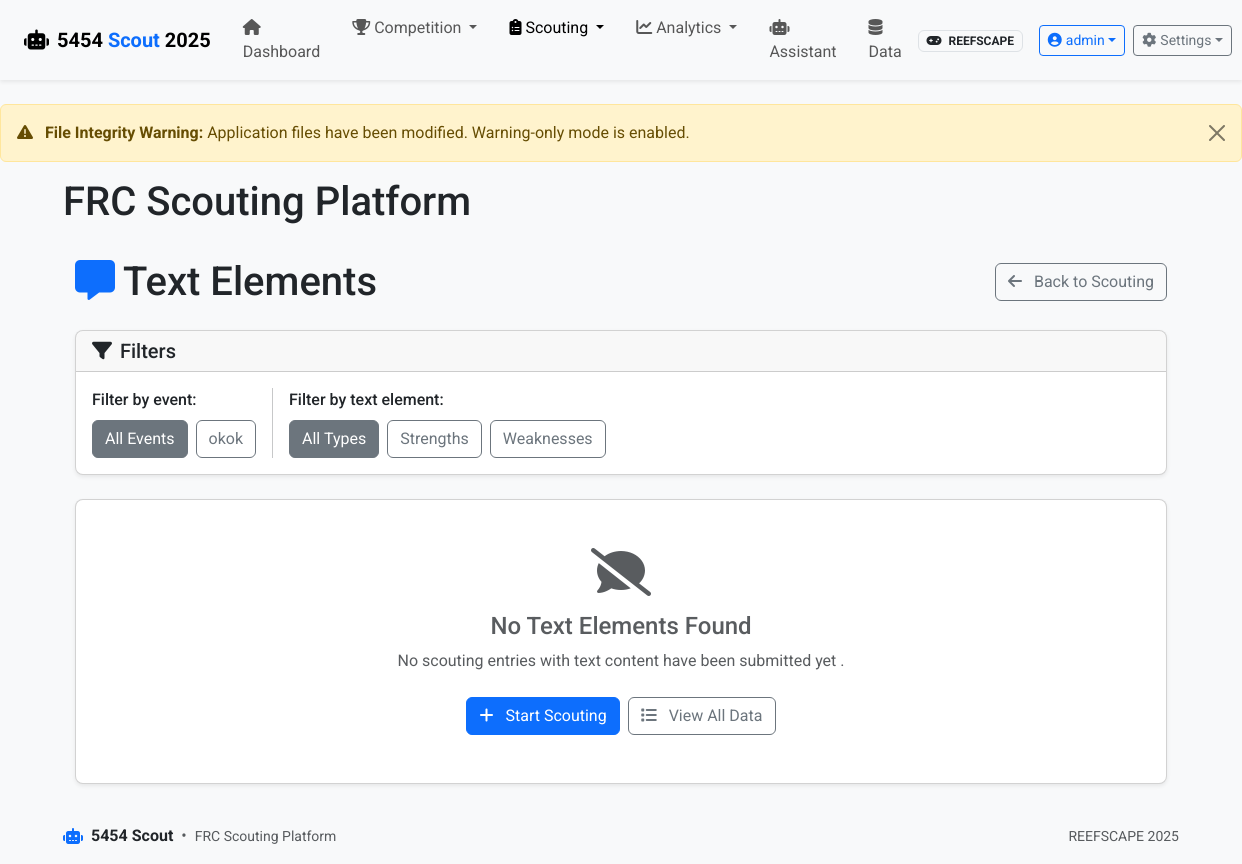
The app's page /scouting/text-elements (signed in), older data.
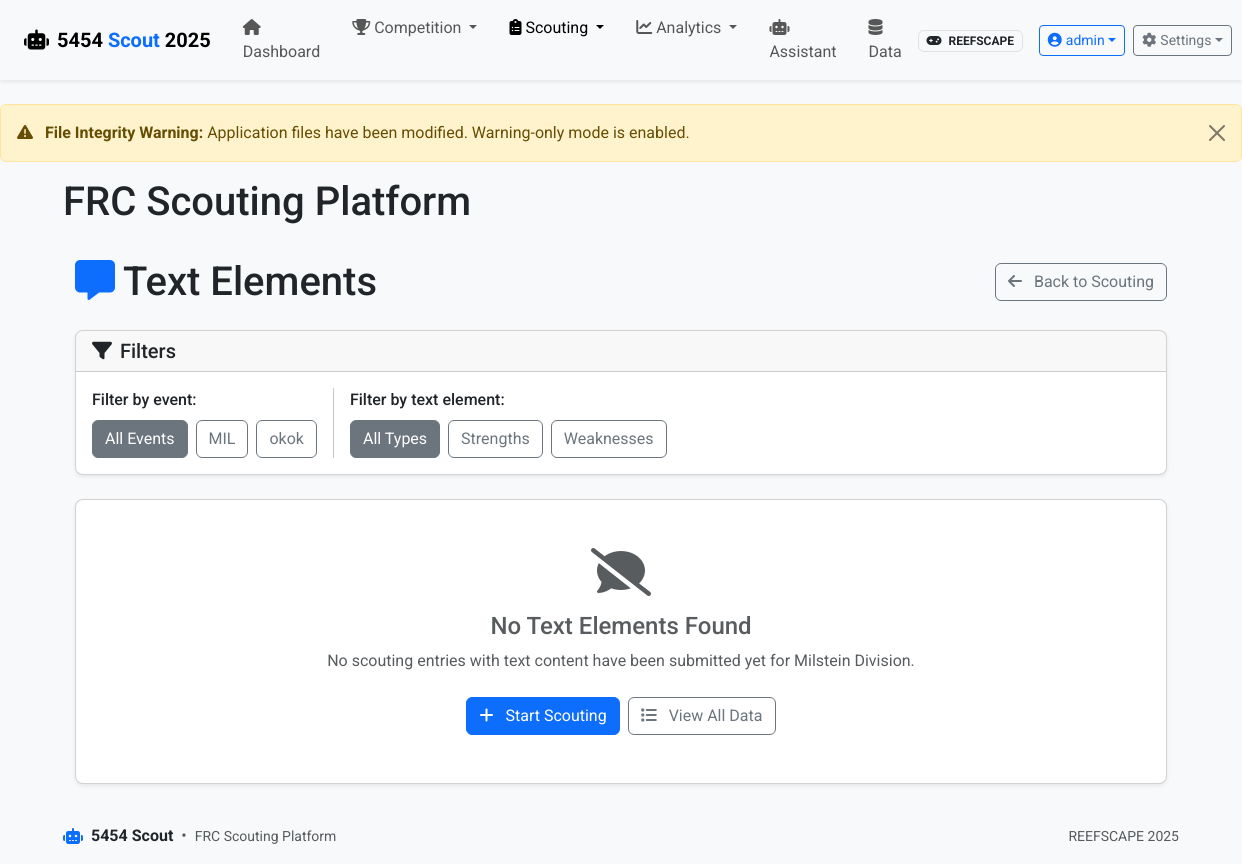
The same page, newer data.
### app/models.py (models this page shows, shortened)
class Event(db.Model):
    id = db.Column(db.Integer, primary_key=True)
    name = db.Column(db.String(100), nullable=False)
    code = db.Column(db.String(20), unique=True)  # Event code like "CALA" or "NYRO"
    location = db.Column(db.String(100))
    start_date = db.Column(db.Date)
    end_date = db.Column(db.Date)
    year = db.Column(db.Integer, nullable=False)
    matches = db.relationship('Match', backref='event', lazy=True)

### app/routes/scouting.py (the view)
@bp.route('/text-elements')
@login_required
def view_text_elements():
    game_config = current_app.config['GAME_CONFIG']
    current_event_code = game_config.get('current_event_code')
    current_event = None
    if current_event_code:
        current_event = Event.query.filter_by(code=current_event_code).first()
    text_elements = game_config.get('post_match', {}).get('text_elements', [])
    if not text_elements:
        flash('No text elements are configured in the game configuration.', 'info')
        return redirect(url_for('scouting.index'))
    query = (ScoutingData.query
             .join(Match)
             .join(Event)
             .join(Team)
             .order_by(ScoutingData.timestamp.desc()))
    if current_event:
        query = query.filter(Event.id == current_event.id)
    all_scouting_data = query.all()
    scouting_entries_with_text = []
    for entry in all_scouting_data:
        has_text_data = False
        text_data = {}
        for element in text_elements:
            element_id = element.get('id')
            if element_id and entry.data.get(element_id):
                value = entry.data.get(element_id, '').strip()
                if value:  # Only include non-empty text
                    text_data[element_id] = value
                    has_text_data = True
        if has_text_data:
            scouting_entries_with_text.append({
                'entry': entry,
                'text_data': text_data
            })
    events = (Event.query
             .join(Match)
             .join(ScoutingData)
             .distinct()
             .order_by(Event.name)
             .all())
    return render_template('scouting/text_elements.html',
                         scouting_entries=scouting_entries_with_text,
                         text_elements=text_elements,
                         events=events,
                         current_event=current_event,
                         game_config=game_config)

### app/models.py (called while the page is built)
    def has_role(self, role_name):
        return any(role.name == role_name for role in self.roles)

    @property
    def data(self):
        return json.loads(self.data_json)

### app/routes/auth.py (called while the page is built)
@bp.app_context_processor
def inject_auth_vars():
    return {
        'current_user': current_user,
        'user_has_role': lambda role: current_user.is_authenticated and current_user.has_role(role)
    }

### run.py (called while the page is built)
@app.before_request
def check_first_run():
    if not User.query.first() and request.path != '/auth/login':
        flash('Database is being initialized. Please wait...', 'info')
        return redirect(url_for('auth.login'))

### app/templates/scouting/text_elements.html (shortened to what the changed rows need)
{% extends "base.html" %}
{% block content %}
<div class="container">
    <div class="d-flex justify-content-between align-items-center mb-4">
        <h1 class="mb-0">
            <i class="fas fa-comment-alt text-primary me-2"></i>Text Elements
        </h1>
    </div>
    <div class="card mb-4">
        <div class="card-body">
            <div class="d-flex flex-wrap gap-3 align-items-center">
                <div>
                    <div class="d-flex gap-2">
                        <button type="button" class="btn btn-outline-secondary event-filter-btn active" data-filter="all">All Events</button>
                        {% for event in events %}
                        <button type="button" class="btn btn-outline-secondary event-filter-btn" data-filter="{{ event.code }}">{{ event.code }}</button>
                        {% endfor %}
                    </div>
                </div>
                <div>
                    <div class="d-flex gap-2">
                        <button type="button" class="btn btn-outline-secondary text-filter-btn active" data-filter="all">All Types</button>
                        {% for element in text_elements %}
                        <button type="button" class="btn btn-outline-secondary text-filter-btn" data-filter="{{ element.id }}">{{ element.name }}</button>
                        {% endfor %}
                    </div>
                </div>
            </div>
        </div>
    </div>
    {% if scouting_entries %}
    <div class="card">
        <div class="card-header bg-primary text-white">
            <h5 class="mb-0">
                <i class="fas fa-list me-2"></i>Text Elements Submitted
                {% if current_event %}
                <span class="badge bg-light text-primary ms-2">{{ current_event.code }}</span>
                {% endif %}
            </h5>
        </div>
        <div class="card-body p-0">
            <div class="table-responsive">
                <table class="table table-hover mb-0">
                    <thead class="table-light">
                        <tr>
                            <th width="120">Team</th>
                            <th width="150">Match</th>
                            <th width="120">Alliance</th>
                            <th width="150">Scout</th>
                            <th width="140">Timestamp</th>
                            <th>Text Content</th>
                            <th width="100">Actions</th>
                        </tr>
                    </thead>
                    <tbody id="text-entries-tbody">
                        {% for item in scouting_entries %}
                        {% set entry = item.entry %}
                        {% set text_data = item.text_data %}
                        <tr class="text-entry-row" data-event-code="{{ entry.match.event.code }}">
                            <td>
                                <a href="{{ url_for('teams.view', team_number=entry.team.team_number) }}" class="text-decoration-none">
                                    <strong>{{ entry.team.team_number }}</strong>
                                </a>
                            </td>
                            <td>
                                <span class="badge bg-secondary small">{{ entry.match.event.code }}</span><br>
                                <span class="badge {% if entry.match.match_type == 'Qualification' %}bg-primary{% elif entry.match.match_type == 'Playoff' %}bg-danger{% elif entry.match.match_type == 'Practice' %}bg-success{% else %}bg-secondary{% endif %} small">
                                    {{ entry.match.match_type }}
                                </span>
                                <span class="text-muted small">{{ entry.match.match_number }}</span>
                            </td>
                            <td>
                                <span class="badge {% if entry.alliance == 'red' %}bg-danger{% elif entry.alliance == 'blue' %}bg-primary{% else %}bg-secondary{% endif %}">
                                    {{ entry.alliance.title() }}
                                </span>
                            </td>
                            <td class="small">
                                {{ entry.scout_name or 'Unknown' }}
                            </td>
                            <td class="small text-muted">
                                {{ entry.timestamp.strftime('%m/%d/%Y %H:%M') }}
                            </td>
                            <td>
                                <div class="text-content-container">
                                    {% for element in text_elements %}
                                        {% set element_id = element.id %}
                                        {% if text_data.get(element_id) %}
                                        <div class="text-element-entry mb-2" data-element-id="{{ element_id }}">
                                            <div class="d-flex align-items-start">
                                                <span class="badge bg-info me-2 flex-shrink-0">{{ element.name }}</span>
                                                <div class="text-content">
                                                    {% if element.multiline %}
                                                        <div class="text-content-preview" style="max-height: 4em; overflow: hidden; text-overflow: ellipsis;">
                                                            {{ text_data[element_id]|truncate(200) }}
                                                        </div>
                                                        {% if text_data[element_id]|length > 200 %}
                                                        <button class="btn btn-link btn-sm p-0 expand-text" data-bs-toggle="modal" data-bs-target="#textModal{{ entry.id }}_{{ element_id }}">
                                                            <small>Read more...</small>
                                                        </button>
                                                        {% endif %}
                                                    {% else %}
                                                        <span class="text-content-single">{{ text_data[element_id] }}</span>
                                                    {% endif %}
                                                </div>
                                            </div>
                                        </div>
                                        {% if element.multiline and text_data[element_id]|length > 200 %}
                                        <div class="modal fade" id="textModal{{ entry.id }}_{{ element_id }}" tabindex="-1" aria-hidden="true">
                                            <div class="modal-dialog modal-lg">
                                                <div class="modal-content">
                                                    <div class="modal-header">
                                                        <h5 class="modal-title">
                                                            <i class="fas fa-comment-alt me-2"></i>{{ element.name }}
                                                            <span class="text-muted ms-2">- Team {{ entry.team.team_number }}</span>
                                                        </h5>
                                                        <button type="button" class="btn-close" data-bs-dismiss="modal" aria-label="Close"></button>
                                                    </div>
                                                    <div class="modal-body">
                                                        <div class="alert alert-info">
                                                            <div class="row">
                                                                <div class="col-md-6">
                                                                    <strong>Team:</strong> {{ entry.team.team_number }} - {{ entry.team.team_name }}<br>
                                                                    <strong>Match:</strong> {{ entry.match.match_type }} {{ entry.match.match_number }}
                                                                </div>
                                                                <div class="col-md-6">
                                                                    <strong>Scout:</strong> {{ entry.scout_name or 'Unknown' }}<br>
                                                                    <strong>Time:</strong> {{ entry.timestamp.strftime('%m/%d/%Y %H:%M') }}
                                                                </div>
                                                            </div>
                                                        </div>
                                                        <div class="text-content-full">
                                                            <pre class="bg-light p-3 rounded">{{ text_data[element_id] }}</pre>
                                                        </div>
                                                    </div>
                                                    <div class="modal-footer">
                                                        <button type="button" class="btn btn-secondary" data-bs-dismiss="modal">Close</button>
                                                        <a href="{{ url_for('scouting.view_data', id=entry.id) }}" class="btn btn-primary">
                                                            <i class="fas fa-eye me-2"></i>View Full Entry
                                                        </a>
                                                    </div>
                                                </div>
                                            </div>
                                        </div>
                                        {% endif %}
                                        {% endif %}
                                    {% endfor %}
                                </div>
                            </td>
                            <td>
                                <div class="btn-group-vertical btn-group-sm" role="group">
                                    <a href="{{ url_for('scouting.view_data', id=entry.id) }}"
                                       class="btn btn-outline-primary btn-sm" title="View Full Entry">
                                        <i class="fas fa-eye"></i>
                                    </a>
                                    <a href="{{ url_for('scouting.scouting_form', team_id=entry.team_id, match_id=entry.match_id) }}"
                                       class="btn btn-outline-warning btn-sm" title="Edit Entry">
                                        <i class="fas fa-edit"></i>
                                    </a>
                                </div>
                            </td>
                        </tr>
                        {% endfor %}
                    </tbody>
                </table>
            </div>
        </div>
        <div class="card-footer bg-light">
            <div class="d-flex justify-content-between align-items-center">
                <span id="entries-count">Total entries: {{ scouting_entries|length }}</span>
                <div class="btn-group" role="group">
                    <a href="{{ url_for('data.export_excel') }}" class="btn btn-success btn-sm">
                        <i class="fas fa-file-excel me-2"></i> Export to Excel
                    </a>
                    <a href="{{ url_for('scouting.list_data') }}" class="btn btn-outline-primary btn-sm">
                        <i class="fas fa-list me-2"></i> All Scouting Data
                    </a>
                </div>
            </div>
        </div>
    </div>
    {% else %}
    <div class="card">
        <div class="card-body text-center py-5">
            <i class="fas fa-comment-slash fa-3x text-muted mb-3"></i>
            <h4 class="text-muted">No Text Elements Found</h4>
            <p class="text-muted mb-4">
                No scouting entries with text content have been submitted yet
                {% if current_event %}for {{ current_event.name }}{% endif %}.
            </p>
            <div class="d-grid gap-2 d-md-flex justify-content-md-center">
                <a href="{{ url_for('scouting.scouting_form') }}" class="btn btn-primary">
                </a>
                <a href="{{ url_for('scouting.list_data') }}" class="btn btn-outline-secondary">
                </a>
            </div>
        </div>
    </div>
    {% endif %}
</div>
{% endblock %}

Row changes from the older to the newer data that the page shows:
added Event: code "MIL", name "Milstein Division"
Text that changed along with them:
text now shown: "for"
